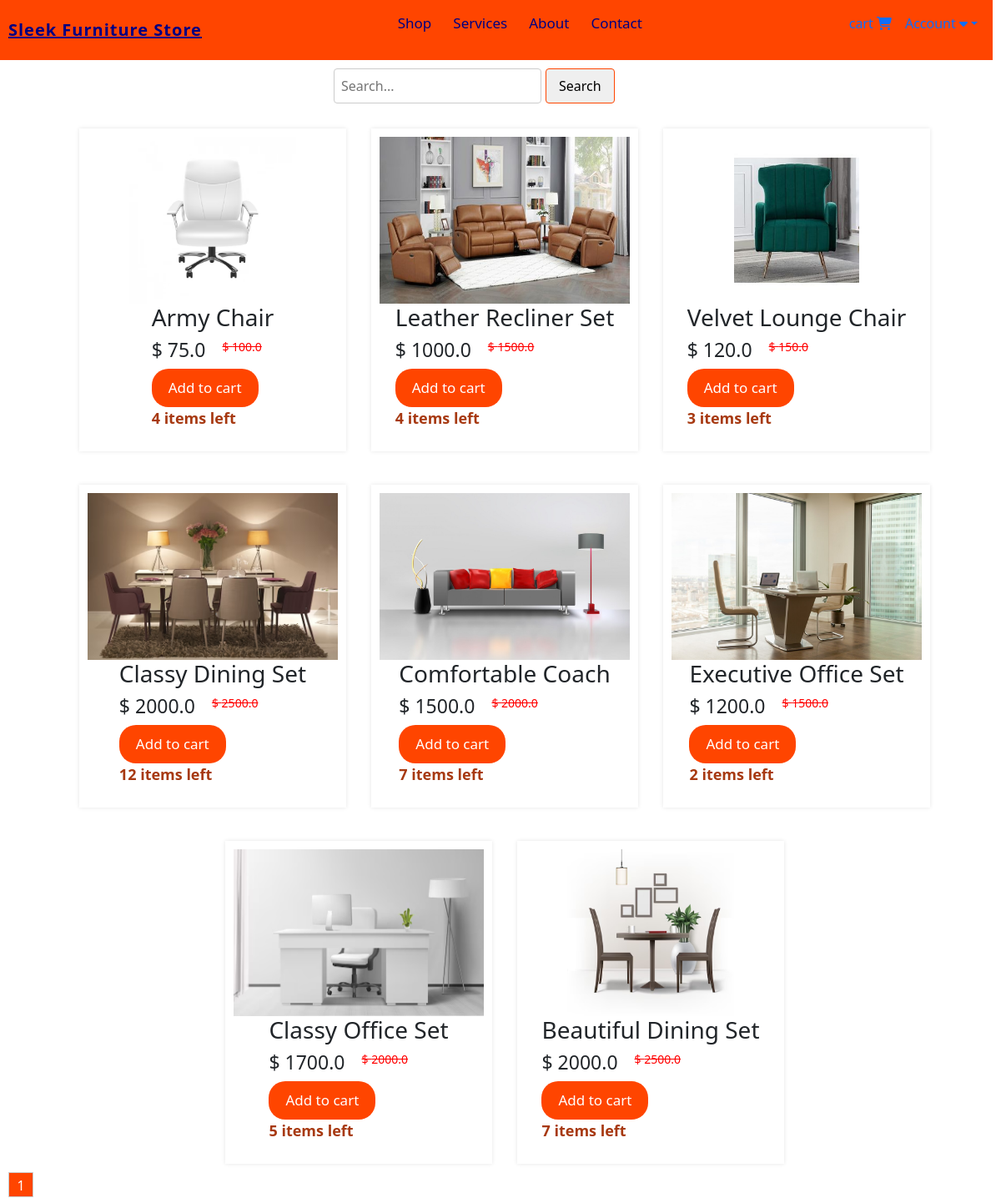
The app's page /all_products with its own data.
### website/models.py (models this page shows, shortened)
class Product(db.Model):
    id = db.Column(db.Integer, primary_key=True)
    product_name = db.Column(db.String(100), nullable=False)
    current_price = db.Column(db.Float, nullable=False)
    previous_price = db.Column(db.Float, nullable=False)
    in_stock = db.Column(db.Integer, nullable=False)
    product_picture = db.Column(db.String(1000), nullable=False)
    flash_sale = db.Column(db.Boolean, default=False)
    date_added = db.Column(db.DateTime(), default=datetime.utcnow)
    carts = db.relationship('Cart', backref='product', cascade='all, delete-orphan')
    orders = db.relationship('Order', backref='product', cascade='all, delete-orphan')

### website/views.py (the view)
@views.route('/all_products')
def products():
    page = request.args.get('page', 1, type=int)
    per_page = 8
    items = Product.query.paginate(page=page, per_page=per_page)
    cart_items = Cart.query.filter_by(customer_link=current_user.id).all() if current_user.is_authenticated else []
    return render_template('allproducts.html', items=items, cart=cart_items)

### website/templates/allproducts.html (shortened to what this page needs)
{% extends 'base.html' %}
{% block content %}
<form class="search-form" role="search" action="/search" method="POST">
    <input name="search" type="search" placeholder="Search..." aria-label="Search">
    <button type="submit">Search</button>
</form>
<div class="homediv-container">
    {% for item in items %}
    <div class="home-products">
        <div class="product">
            <a href="{{ url_for('views.product', item_id=item.id) }}"><img class="displayimg" src="{{ item.product_picture }}" alt=""></a>
            <div class="product-details">
                <h3>{{ item.product_name }}</h6>
                <div class="price">
                    <h5>$ {{ item.current_price }}</h5>
                    <strike><p>$ {{ item.previous_price }}</p></strike>
                </div>
                <div class="actions">
                    <button><a href="/add-to-cart/{{ item.id }}">Add to cart</a></button>
                    <p style="color: rgb(167, 57, 17); font-weight: 600; font-size: 18px;">{{ item.in_stock }} items left</p>
                </div>
            </div>
        </div>
    </div>
    {% endfor %}
</div>
<div class="pagination">
    {% for page_num in items.iter_pages(left_edge=1, right_edge=1, left_current=1, right_current=2) %}
        {% if page_num %}
            {% if items.page == page_num %}
                <a href="{{ url_for('views.products', page=page_num) }}" class="current-page">{{ page_num }}</a>
            {% else %}
                <a href="{{ url_for('views.products', page=page_num) }}">{{ page_num }}</a>
            {% endif %}
        {% else %}
            <span class="ellipsis">...</span>
        {% endif %}
    {% endfor %}
</div>
{% endblock %}

### website/static/css/navigation.css (style rules this page uses)
body { font-family: 'Arial', sans-serif; margin: 0; padding: 0; background: #eaeaea; }
.displayimg { height: 202px; width: 180px; max-width: 100%; }

### website/static/css/home.css (style rules this page uses)
.homediv-container { display: flex; flex-wrap: wrap; gap: 20px; justify-content: center; }
.home-products { margin-top: 20px; margin-left: 10px; padding: 10px; align-items: center; box-shadow: 0 0 5px rgba(0, 0, 0, 0.1); }
.product { display: flex; flex-direction: column; width: 300px; align-items: center; }
.product img { max-width: 100%; width: 100%; height: 200px; }
.product-details { flex: 1; }
.product-details h3 { font-size: 28px; }
.price { display: flex; align-items: center; }
.price h5 { margin-right: 20px; font-size: 23px; }
.price strike { font-size: 14px; color: red; }
.actions a { text-decoration: none; }
.actions button { color: #fff; background-color: orangered; padding: 10px 20px; font-size: 17px; border: none; border-radius: 20px; }
.actions button a { color: #fff; }
.pagination { display: flex; margin-left: 10px; margin-top: 10px; }
.pagination a { display: inline-block; width: 30px; height: 30px; text-align: center; line-height: 30px; border: 1px solid #ccc; text-decoration: none; color: #333; }
.pagination a.current-page { background-color: orangered; color: white; }
.search-form { display: flex; align-items: center; margin: 10px auto; width: 400px; }
.search-form input[type="search"] { padding: 8px; border-radius: 4px; border: 1px solid #ccc; margin-right: 5px; }
.search-form button { padding: 8px 15px; border-radius: 4px; border: 1px solid orangered; cursor: pointer; }

### records on screen
Product: product_picture (picture), product_name "Army Chair", current_price "75.0", previous_price "100.0", in_stock "4"
Product: product_picture (picture), product_name "Leather Recliner Set", current_price "1000.0", previous_price "1500.0", in_stock "4"
Product: product_picture (picture), product_name "Velvet Lounge Chair", current_price "120.0", previous_price "150.0", in_stock "3"
Product: product_picture (picture), product_name "Classy Dining Set", current_price "2000.0", previous_price "2500.0", in_stock "12"
Product: product_picture (picture), product_name "Comfortable Coach", current_price "1500.0", previous_price "2000.0", in_stock "7"
Product: product_picture (picture), product_name "Executive Office Set", current_price "1200.0", previous_price "1500.0", in_stock "2"
Product: product_picture (picture), product_name "Classy Office Set", current_price "1700.0", previous_price "2000.0", in_stock "5"
Product: product_picture (picture), product_name "Beautiful Dining Set", current_price "2000.0", previous_price "2500.0", in_stock "7"

### other values on screen
{{ page_num }} "1"
